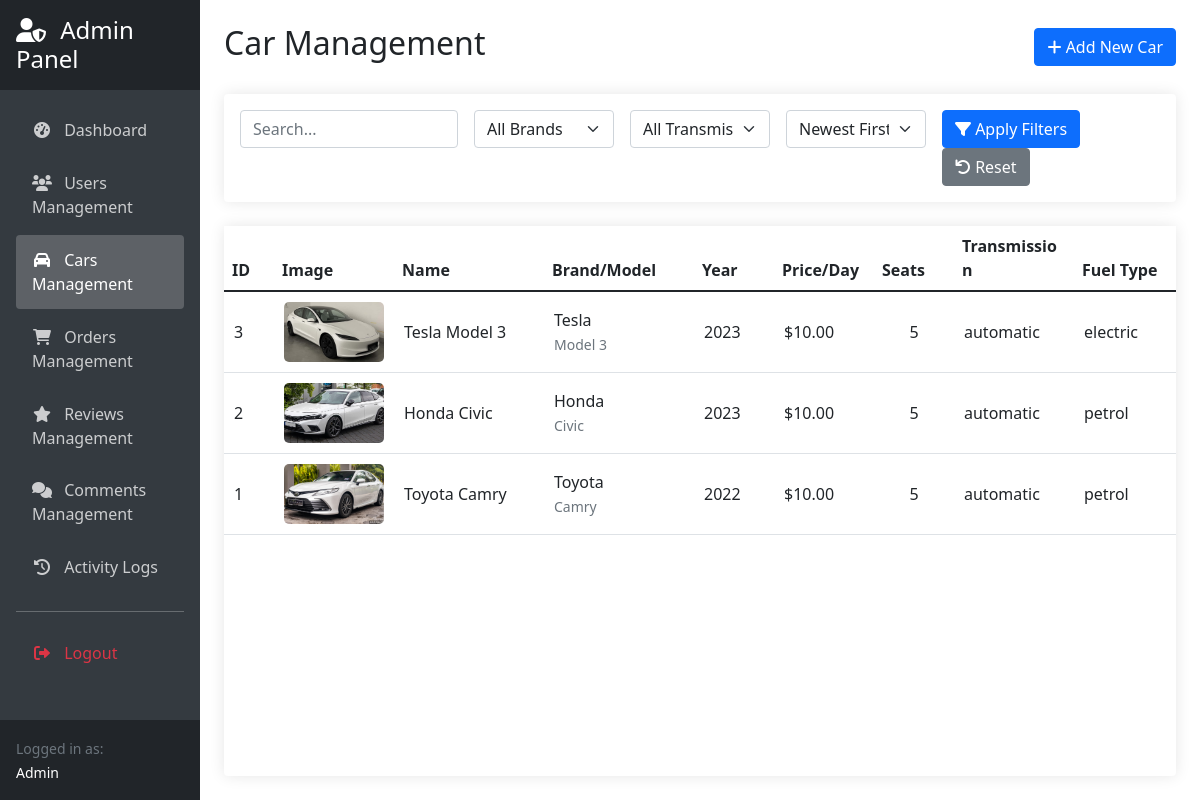
The app's page /admin_cars.php (signed in) with its own data.
### tables this page shows
CREATE TABLE `cars` (
  `id` int(11) NOT NULL,
  `name` varchar(255) NOT NULL,
  `brand` varchar(100) NOT NULL,
  `model` varchar(100) NOT NULL,
  `year` int(11) NOT NULL,
  `color` varchar(50) NOT NULL,
  `seats` int(11) NOT NULL,
  `transmission` enum('automatic','manual') NOT NULL,
  `fuel_type` enum('petrol','diesel','electric','hybrid') NOT NULL,
  `price_per_day` decimal(10,2) NOT NULL,
  `description` text DEFAULT NULL,
  `image_url` varchar(255) DEFAULT NULL,
  `status` enum('available','maintenance','rented') DEFAULT 'available',
  `created_at` timestamp NOT NULL DEFAULT current_timestamp(),
  `updated_at` timestamp NOT NULL DEFAULT current_timestamp() ON UPDATE current_timestamp()
);

### admin_cars.php (the view, shortened to what this page needs)
<?php
require 'config.php';
$search = isset($_GET['search']) ? trim($_GET['search']) : "";
$sort = isset($_GET['sort']) ? $_GET['sort'] : "newest";
$page = isset($_GET['page']) ? (int)$_GET['page'] : 1;
$items_per_page = 10;
$offset = ($page - 1) * $items_per_page;
$where_conditions = ["1=1"];
$params = [];
$where_clause = implode(" AND ", $where_conditions);
$sort_clause = '';
switch($sort) {
    default:
        $sort_clause = 'id DESC';
        break;
}
$sql = "SELECT * FROM cars WHERE $where_clause ORDER BY $sort_clause LIMIT $items_per_page OFFSET $offset";
$stmt = $pdo->prepare($sql);
$stmt->execute($params);
$cars = $stmt->fetchAll();
?>
<!DOCTYPE html>
<html>
<head>
    <link href="https://cdn.jsdelivr.net/npm/bootstrap@5.1.3/dist/css/bootstrap.min.css" rel="stylesheet">
    <link href="https://cdnjs.cloudflare.com/ajax/libs/font-awesome/6.0.0/css/all.min.css" rel="stylesheet">
    <link href="https://cdn.jsdelivr.net/npm/select2@4.1.0-rc.0/dist/css/select2.min.css" rel="stylesheet" />
</head>
<body>
<div class="container-fluid">
    <div class="row">
        <?php include 'admin_sidebar.php'; ?>
        <div class="col-md-10 p-4">
            <div class="d-flex justify-content-between align-items-center mb-4">
                <h2>Car Management</h2>
                <button class="btn btn-primary" data-bs-toggle="modal" data-bs-target="#addCarModal">
                    <i class="fas fa-plus"></i> Add New Car
                </button>
            </div>
            <div class="card mb-4">
                <div class="card-body">
                    <form method="GET" class="row g-3">
                        <div class="col-md-3">
                            <input type="text" name="search" class="form-control" placeholder="Search..." value="<?= htmlspecialchars($search) ?>">
                        </div>
                        <div class="col-md-2">
                            <select name="brand" class="form-select">
                                <option value="">All Brands</option>
                            </select>
                        </div>
                        <div class="col-md-2">
                            <select name="transmission" class="form-select">
                                <option value="">All Transmissions</option>
                            </select>
                        </div>
                        <div class="col-md-2">
                            <select name="sort" class="form-select">
                                <option value="newest" <?= $sort === 'newest' ? 'selected' : '' ?>>Newest First</option>
                            </select>
                        </div>
                        <div class="col-md-3">
                            <button type="submit" class="btn btn-primary me-2">
                                <i class="fas fa-filter"></i> Apply Filters
                            </button>
                            <a href="admin_cars.php" class="btn btn-secondary">
                                <i class="fas fa-undo"></i> Reset
                            </a>
                        </div>
                    </form>
                </div>
            </div>
            <div class="card">
                <div class="card-body p-0">
                    <div class="table-container">
                        <table class="table table-hover mb-0">
                            <thead>
                                <tr>
                                    <th style="width: 50px;">ID</th>
                                    <th style="width: 120px;">Image</th>
                                    <th style="width: 150px;">Name</th>
                                    <th style="width: 150px;">Brand/Model</th>
                                    <th style="width: 80px;">Year</th>
                                    <th style="width: 100px;">Price/Day</th>
                                    <th style="width: 80px;">Seats</th>
                                    <th style="width: 120px;">Transmission</th>
                                    <th style="width: 100px;">Fuel Type</th>
                                    <th style="width: 100px;">Status</th>
                                </tr>
                            </thead>
                            <tbody>
                                <?php foreach ($cars as $car): ?>
                                    <tr>
                                        <td><?= htmlspecialchars($car['id']) ?></td>
                                        <td>
                                            <img src="<?= htmlspecialchars($car['image_url']) ?>"
                                                 class="car-image"
                                                 onerror="this.src='images/no-image.jpg'"
                                                 alt="<?= htmlspecialchars($car['name']) ?>">
                                        </td>
                                        <td class="text-nowrap"><?= htmlspecialchars($car['name']) ?></td>
                                        <td>
                                            <div class="text-nowrap">
                                                <?= htmlspecialchars($car['brand']) ?><br>
                                                <small class="text-muted"><?= htmlspecialchars($car['model']) ?></small>
                                            </div>
                                        </td>
                                        <td class="text-nowrap"><?= htmlspecialchars($car['year']) ?></td>
                                        <td class="text-nowrap">$<?= number_format($car['price_per_day'], 2) ?></td>
                                        <td class="text-center"><?= htmlspecialchars($car['seats']) ?></td>
                                        <td class="text-nowrap"><?= htmlspecialchars($car['transmission']) ?></td>
                                        <td class="text-nowrap"><?= htmlspecialchars($car['fuel_type']) ?></td>
                                        <td>
                                        </td>
                                    </tr>
                                <?php endforeach; ?>
                            </tbody>
                        </table>
                    </div>
                </div>
            </div>
        </div>
    </div>
</div>
</body>
</html>

### admin_cars.php (style rules this page uses)
.card { border: none; box-shadow: 0 0 15px rgba(0,0,0,0.1); }
.car-image { width: 100px; height: 60px; object-fit: cover; border-radius: 5px; }
.table td { vertical-align: middle; }
.table { table-layout: fixed; width: 100%; }
.table td { vertical-align: middle; overflow: hidden; text-overflow: ellipsis; }
.text-nowrap { white-space: nowrap; overflow: hidden; text-overflow: ellipsis; }
.table-container { height: calc(100vh - 250px); overflow-y: auto; position: relative; }
.table { table-layout: fixed; width: 100%; margin-bottom: 0; }
thead { position: sticky; top: 0; background: white; z-index: 1; }
.table td { vertical-align: middle; height: 80px; padding: 10px; }

### records on screen
cars: id "3", image_url (picture), name "Tesla Model 3", brand "Tesla", model "Model 3", year "2023", price_per_day "10.00", seats "5", transmission "automatic", fuel_type "electric"
cars: id "2", image_url (picture), name "Honda Civic", brand "Honda", model "Civic", year "2023", price_per_day "10.00", seats "5", transmission "automatic", fuel_type "petrol"
cars: id "1", image_url (picture), name "Toyota Camry", brand "Toyota", model "Camry", year "2022", price_per_day "10.00", seats "5", transmission "automatic", fuel_type "petrol"

### other values on screen
$_SESSION['name'] "Admin"
